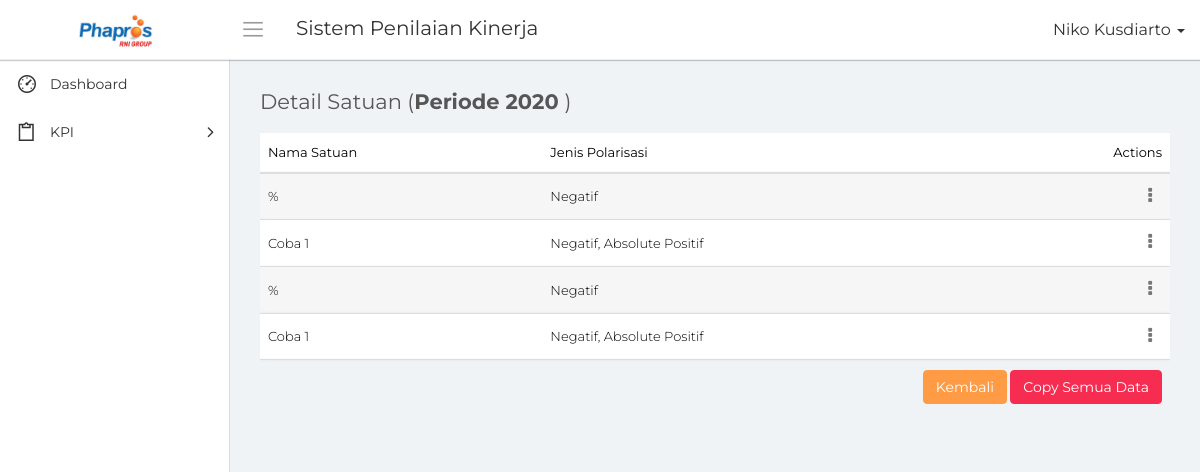
Screenshot of /detail_satuan.php (signed in) with the database file from the repository.
### tables this page shows
CREATE TABLE `mst_periode` (
  `id_periode` bigint(20) NOT NULL,
  `tahun` int(10) NOT NULL,
  `status` int(5) NOT NULL
);

CREATE TABLE `mst_satuan` (
  `id_satuan` bigint(20) NOT NULL,
  `nama_satuan` varchar(50) NOT NULL,
  `jenis_polarisasi` text NOT NULL,
  `id_periode` bigint(20) NOT NULL,
  `tanggal_input` date NOT NULL
);

### conn/database.php (called while the page is built, shortened)
<?php
	class database{
		function __construct(){
			$this->connection = new mysqli('localhost', 'root', '','phapros_final');
		}
		function tampil_satuan($id_periode = null){
			if($id_periode != null)
				$query = $this->connection->query("SELECT * FROM mst_satuan WHERE id_periode='$id_periode'");
			else
				$query = $this->connection->query('SELECT * FROM mst_satuan');
			while($tampil = $query->fetch_array())
				$hasil[] = $tampil;
			return $hasil;
		}
		function tampil_polarisasi($id_periode = null){
			if($id_periode == null)
				$query = $this->connection->query("SELECT * FROM mst_polarisasi");
			else
				$query = $this->connection->query("SELECT * FROM mst_polarisasi WHERE id_periode = '$id_periode'");
			while($tampil = $query->fetch_array())
				$hasil[] = $tampil;
			return $hasil;
		}
		function tampil_akses(){
			$query = $this->connection->query("SELECT * FROM akses_menu");
			while($tampil = $query->fetch_array())
				$hasil[] = $tampil;
			return $hasil;
		}
		function tampil_periode($id_periode = null){
			if($id_periode == null)
				$query = $this->connection->query("SELECT * FROM mst_periode");
			else
				$query = $this->connection->query("SELECT * FROM mst_periode WHERE id_periode = '$id_periode'");
			while($tampil = $query->fetch_array())
				$hasil[] = $tampil;
			return $hasil;
		}
	}
?>

### detail_satuan.php (the view, shortened to what this page needs)
<?php
    include "conn/database.php";
    $db = new database();
    $nama = $_SESSION['nama'];
    $jabatan = $_SESSION['id_jabatan'];
?>
<!DOCTYPE html>
<html>
    <head>
        <link rel="stylesheet" type="text/css" href="assets/css/bootstrap.min.css">
        <link rel="stylesheet" type="text/css" href="assets/css/font-awesome.min.css">
        <link rel="stylesheet" type="text/css" href="assets/css/line-awesome.min.css">
        <link rel="stylesheet" type="text/css" href="https://cdn.datatables.net/v/dt/dt-1.10.18/datatables.min.css"/>
		<link rel="stylesheet" type="text/css" href="assets/css/select2.min.css">
		<link rel="stylesheet" type="text/css" href="assets/css/bootstrap-datetimepicker.min.css">
        <link rel="stylesheet" type="text/css" href="assets/css/style.css">
    </head>
    <body>
        <div class="main-wrapper">
            <div class="header">
				<div class="header-left">
                    <a href="index.php" class="logo">
						<img src="assets/img/logo-phapros.jpg" width="75" height="" alt="">
					</a>
                </div>
				<a id="toggle_btn" href="javascript:void(0);"><i class="la la-bars"></i></a>
                <div class="page-title-box pull-left">
					<h3>Sistem Penilaian Kinerja</h3>
                </div>
				<ul class="nav navbar-nav navbar-right user-menu pull-right">
					<li class="dropdown">
						<a href="" class="dropdown-toggle user-link" data-toggle="dropdown" title="Admin">
							<span>
                                <?php echo $nama; ?>
                            </span>
							<i class="caret"></i>
						</a>
					</li>
				</ul>
            </div>
            <div class="sidebar" id="sidebar">
                <div class="sidebar-inner slimscroll">
					<div id="sidebar-menu" class="sidebar-menu">
						<ul>
							<li>
								<a href="index.php"><i class="la la-dashboard"></i> <span>Dashboard</span></a>
							</li>
                            <?php
                                foreach($db->tampil_akses() as $tampil)
                                {
                                    if($tampil['id_jabatan'] == $jabatan)
                                    {
                                        $m1 = $tampil['menu1'];
                                        $m2 = $tampil['menu2'];
                                        $m3 = $tampil['menu3'];
                                        $m4 = $tampil['menu4'];
                                        $m5 = $tampil['menu5'];
                                        $m6 = $tampil['menu6'];
                                        $m7 = $tampil['menu7'];
                                    }
                                }
                            ?>
                            <li class="submenu">
								<a href="#"><i class="la la-clipboard"></i> <span> KPI</span> <span class="menu-arrow"></span></a>
							</li>
						</ul>
					</div>
                </div>
            </div>
            <div class="page-wrapper">
                <div class="content container-fluid">
					<div class="row">
						<div class="col-xs-12">
							<h4 class="page-title">Detail Satuan (<b>Periode
                                <?php
                                    foreach($db->tampil_periode($_GET['id_periode']) as $dataP)
                                    {
                                        $tP = $dataP['tahun'];
                                    }
                                    echo $tP;
                                ?>
                            </b>)
                            </h4>
						</div>
					</div>
					<div class="row">
						<div class="col-md-12">
							<div class="table-responsive">
                                <table class="table table-striped custom-table m-b-0 display" id="">
									<thead>
										<tr>
											<th>Nama Satuan</th>
											<th>Jenis Polarisasi</th>
											<th class="text-right">Actions</th>
										</tr>
									</thead>
									<tbody>
                                    <?php
                                        foreach($db->tampil_satuan($_GET['id_periode']) as $data)
                                        {
                                    ?>
                                            <tr>
                                                <td><?php echo $data['nama_satuan']; ?></td>
                                                <td>
                                                    <?php
                                                        foreach(unserialize($data['jenis_polarisasi']) as $key => $value){
                                                            $cekData[$data['id_satuan']][] = $value;
                                                            foreach($db->tampil_polarisasi() as $tampil)
                                                            {
                                                                if($value == $tampil['id_polarisasi'])
                                                                    $ket[$data['id_satuan']][] = $tampil['nama_polarisasi'];
                                                            }
                                                        }
                                                        echo implode(', ', $ket[$data['id_satuan']]);
                                                    ?>
                                                </td>
                                                <td class="text-right">
                                                    <div class="dropdown">
                                                        <a href="#" class="action-icon dropdown-toggle" data-toggle="dropdown" aria-expanded="false"><i class="fa fa-ellipsis-v"></i></a>
                                                    </div>
                                                </td>
                                            </tr>
                                                                                        <?php
                                                                                            foreach($db->tampil_periode(null) as $tampilP)
                                                                                            {
                                                                                                $s = '';
                                                                                                if($tampilP['status'] == 1)
                                                                                                {
                                                                                                    if($tampilP['id_periode'] == $data['id_periode'])
                                                                                                        $s = 'selected="selected"';
                                                                                                    echo '<option value="'.$tampilP['id_periode'].'" '.$s.'>'.$tampilP['tahun'].'</option>';
                                                                                                }
                                                                                            }
                                                                                        ?>
                                                                                    <?php
                                                                                        $c = '';
                                                                                        foreach($db->tampil_polarisasi() as $tampil)
                                                                                        {
                                                                                            if(in_array($tampil['id_polarisasi'], $cekData[$data['id_satuan']]))
                                                                                                $c = 'checked';
                                                                                    ?>
                                                                                            <label class="btn btn-default">
                                                                                                <input class="form-control" type="checkbox" name="jenis_polarisasi_edit[]" value="<?php echo $tampil['id_polarisasi']; ?>" <?php echo $c; ?>> <?php echo $tampil['nama_polarisasi']; ?>
                                                                                            </label>
                                                                                    <?php
                                                                                            $c = '';
                                                                                        }
                                                                                    ?>
                                                                    <?php
                                                                        foreach($db->tampil_periode() as $tampil)
                                                                        {
                                                                            if($tampil['status'] == 1)
                                                                            {
                                                                                echo '<option value="'.$tampil['id_periode'].'">'.$tampil['tahun'].'</option>';
                                                                            }
                                                                        }
                                                                    ?>
                                    <?php
                                        }
                                    ?>
                                        <tr style="background:none;" class="text-right">
                                            <td colspan="3">
                                                <a href="data_satuan.php" title="Kembali">
                                                    <button class="btn btn-primary" type="submit" name="modalCopyAll">Kembali</button>
                                                </a>
                                                <a href="#" title="CopyAll" data-toggle="modal" data-target="#copyAll">
                                                    <button class="btn btn-danger" type="submit" name="modalCopyAll">Copy Semua Data</button>
                                                </a>
                                            </td>
                                        </tr>
									</tbody>
								</table>
							</div>
						</div>
					</div>
                </div>
            </div>
        </div>
    </body>
</html>

### rows the page displays
mst_periode: tahun "2020"
mst_satuan: nama_satuan "%", id_satuan "Negatif"
mst_satuan: nama_satuan "Coba 1", id_satuan "Negatif, Absolute Positif"
mst_satuan: nama_satuan "%", id_satuan "Negatif"
mst_satuan: nama_satuan "Coba 1", id_satuan "Negatif, Absolute Positif"

### other values shown
$nama "Niko Kusdiarto"
